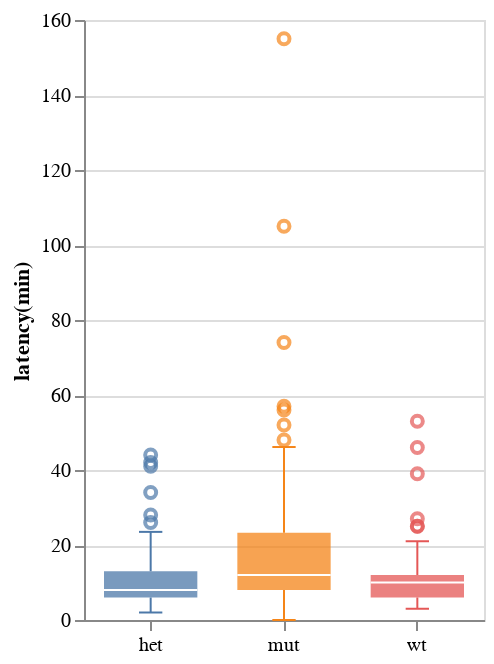

The code cell stored with this chart in its notebook:
### Markdown cell above
# Notable Data Issues

As shown in the graph, there are notable issues with fish appearing at the maximum latency of 240 minutes. Verifying the data shows that these points come from fish 21 and fish 67. Due to abnormal sickness-caused behavior with these fish, these data points can be considered outliers and removed from the data. 
We will make a new plot excluding these fish.

### Code cell
# Drop the outlier fish 21 and 67
latency_list = latency_list.loc[(latency_list['location'] != 21) & (latency_list['location'] != 67)]


# Plot a new box plot!

# Whisker Plot
altcat.catplot(data=latency_list,
              encoding=dict(x=alt.X('genotype:N', title = None),
                           y = 'latency(min):Q',
                           color = alt.Color('genotype:N', legend = None)),
              transform='box'
              ).configure_bar(
                    fillOpacity=0.75
            ).configure_axisX(
                labelAngle=0,
)

### Figure 1 — Vega-Lite specification as saved in the notebook (floating-point values rounded to 4 significant figures)
{"$schema": "https://vega.github.io/schema/vega-lite/v3.4.0.json", "config": {"axisX": {"labelAngle": 0}, "bar": {"fillOpacity": 0.75}, "mark": {"tooltip": null}, "view": {"height": 300, "width": 400}}, "datasets": {"data-514371a1865da824b11384079626509e": [{"genotype": "het", "latency(min)": 41}, {"genotype": "het", "latency(min)": 42}, {"genotype": "het", "latency(min)": 26}, {"genotype": "het", "latency(min)": 34}, {"genotype": "het", "latency(min)": 28}, {"genotype": "het", "latency(min)": 44}, {"genotype": "mut", "latency(min)": 74}, {"genotype": "mut", "latency(min)": 57}, {"genotype": "mut", "latency(min)": 155}, {"genotype": "mut", "latency(min)": 56}, {"genotype": "mut", "latency(min)": 52}, {"genotype": "mut", "latency(min)": 105}, {"genotype": "mut", "latency(min)": 48}, {"genotype": "wt", "latency(min)": 25}, {"genotype": "wt", "latency(min)": 25}, {"genotype": "wt", "latency(min)": 53}, {"genotype": "wt", "latency(min)": 39}, {"genotype": "wt", "latency(min)": 27}, {"genotype": "wt", "latency(min)": 46}], "data-5d1e019b57fc772dd0252784be020468": [{"bottom": 6, "bottom_whisker": 2, "genotype": "het", "middle": 8, "top": 13, "top_whisker": 23.5}, {"bottom": 8, "bottom_whisker": 0, "genotype": "mut", "middle": 12, "top": 23.25, "top_whisker": 46.12}, {"bottom": 6, "bottom_whisker": 3, "genotype": "wt", "middle": 10, "top": 12, "top_whisker": 21}]}, "layer": [{"data": {"name": "data-5d1e019b57fc772dd0252784be020468"}, "encoding": {"color": {"field": "genotype", "legend": null, "scale": {}, "type": "nominal"}, "x": {"field": "genotype", "scale": {}, "title": null, "type": "nominal"}, "y": {"field": "bottom_whisker", "title": "latency(min)", "type": "quantitative"}, "y2": {"field": "bottom"}}, "height": 300, "mark": {"type": "rule"}, "width": 200}, {"data": {"name": "data-5d1e019b57fc772dd0252784be020468"}, "encoding": {"color": {"field": "genotype", "legend": null, "scale": {}, "type": "nominal"}, "x": {"field": "genotype", "scale": {}, "title": null, "type": "nominal"}, "y": {"field": "top", "title": "latency(min)", "type": "quantitative"}, "y2": {"field": "top_whisker"}}, "height": 300, "mark": {"type": "rule"}, "width": 200}, {"data": {"name": "data-5d1e019b57fc772dd0252784be020468"}, "encoding": {"color": {"field": "genotype", "legend": null, "scale": {}, "type": "nominal"}, "x": {"field": "genotype", "scale": {}, "title": null, "type": "nominal"}, "y": {"field": "bottom", "title": "latency(min)", "type": "quantitative"}, "y2": {"field": "top"}}, "height": 300, "mark": {"size": 46.67, "type": "bar"}, "width": 200}, {"data": {"name": "data-5d1e019b57fc772dd0252784be020468"}, "encoding": {"x": {"field": "genotype", "scale": {}, "title": null, "type": "nominal"}, "y": {"field": "middle", "title": "latency(min)", "type": "quantitative"}}, "height": 300, "mark": {"color": "white", "opacity": 1, "size": 46.67, "type": "tick"}, "width": 200}, {"data": {"name": "data-514371a1865da824b11384079626509e"}, "encoding": {"color": {"field": "genotype", "legend": null, "scale": {}, "type": "nominal"}, "x": {"field": "genotype", "scale": {}, "title": null, "type": "nominal"}, "y": {"field": "latency(min)", "title": "latency(min)", "type": "quantitative"}}, "height": 300, "mark": {"type": "point"}, "width": 200}, {"data": {"name": "data-5d1e019b57fc772dd0252784be020468"}, "encoding": {"color": {"field": "genotype", "legend": null, "scale": {}, "type": "nominal"}, "x": {"field": "genotype", "scale": {}, "title": null, "type": "nominal"}, "y": {"field": "bottom_whisker", "title": "latency(min)", "type": "quantitative"}}, "height": 300, "mark": {"opacity": 1, "size": 11.67, "type": "tick"}, "width": 200}, {"data": {"name": "data-5d1e019b57fc772dd0252784be020468"}, "encoding": {"color": {"field": "genotype", "legend": null, "scale": {}, "type": "nominal"}, "x": {"field": "genotype", "scale": {}, "title": null, "type": "nominal"}, "y": {"field": "top_whisker", "title": "latency(min)", "type": "quantitative"}}, "height": 300, "mark": {"opacity": 1, "size": 11.67, "type": "tick"}, "width": 200}]}
